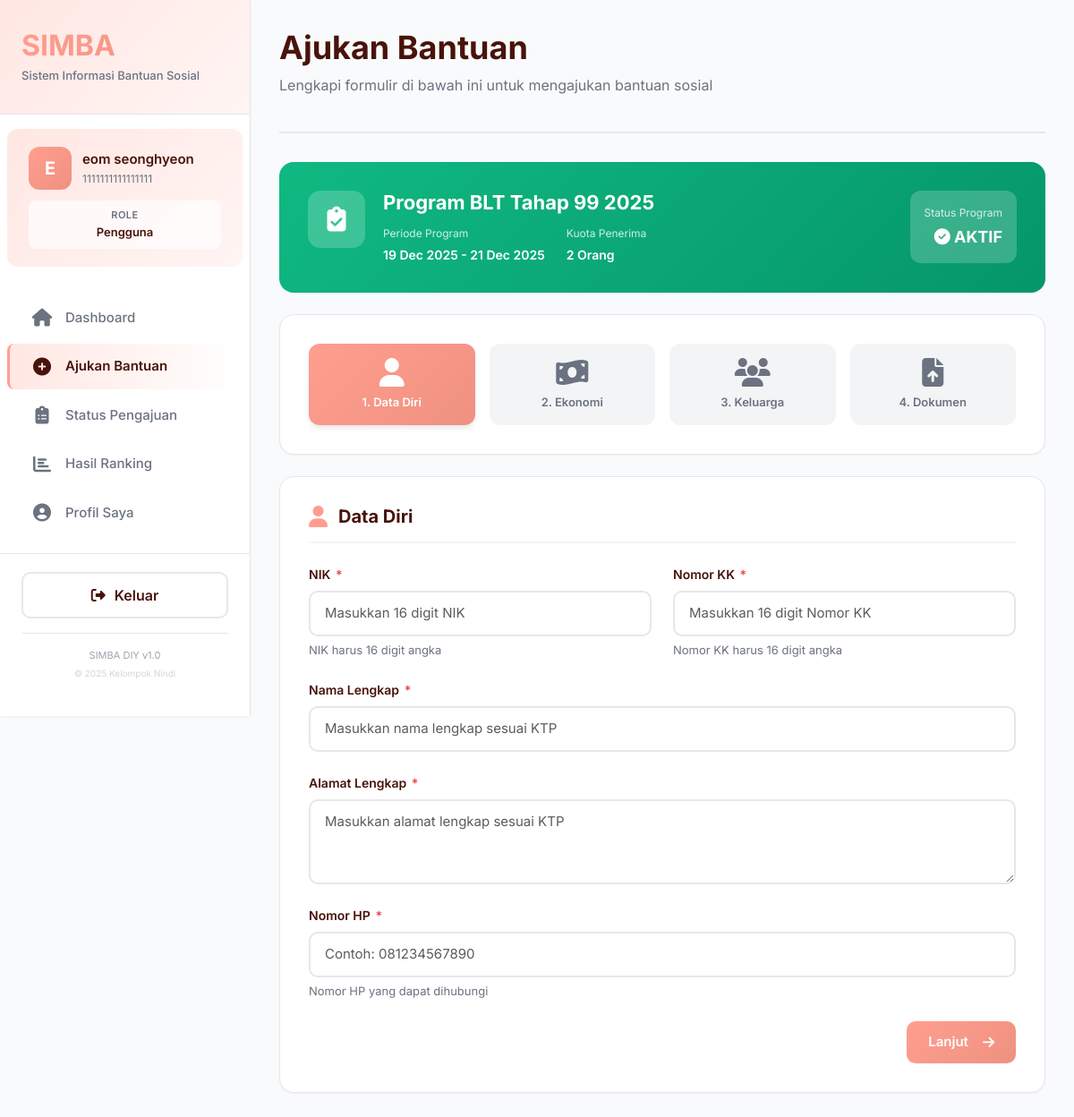
/user/apply.php (signed in), run on the app's committed database.
### tables this page shows
CREATE TABLE `user` (
  `id` int(11) NOT NULL,
  `nama` varchar(255) NOT NULL COMMENT 'Nama lengkap pengguna',
  `nik` char(16) NOT NULL COMMENT 'NIK 16 digit',
  `password` varchar(255) NOT NULL COMMENT 'Password terenkripsi',
  `role` enum('admin','user') NOT NULL DEFAULT 'user' COMMENT 'Role pengguna',
  `created_at` timestamp NOT NULL DEFAULT current_timestamp() COMMENT 'Tanggal registrasi'
);

CREATE TABLE `program_bantuan` (
  `id` int(11) NOT NULL,
  `nama_program` varchar(255) NOT NULL COMMENT 'Nama program bantuan',
  `deskripsi` text DEFAULT NULL COMMENT 'Deskripsi program',
  `kuota` int(11) NOT NULL COMMENT 'Jumlah penerima',
  `tanggal_mulai` date NOT NULL COMMENT 'Tanggal mulai program',
  `tanggal_selesai` date NOT NULL COMMENT 'Tanggal selesai program',
  `status` enum('Aktif','Tutup') NOT NULL DEFAULT 'Aktif' COMMENT 'Status program',
  `created_at` timestamp NOT NULL DEFAULT current_timestamp(),
  `updated_at` timestamp NOT NULL DEFAULT current_timestamp() ON UPDATE current_timestamp()
);

### functions/program.php (called while the page is built, shortened)
<?php
function getActiveProgram()
{
    $connection = getConnection();
    $query = "SELECT * FROM program_bantuan WHERE status = 'Aktif' ORDER BY tanggal_mulai DESC LIMIT 1";
    $result = $connection->query($query);
    return $result->fetch_assoc();
}

### user/apply.php (the view, shortened to what this page needs)
<?php
require_once(__DIR__ . "/../functions/program.php");
$activeProgram = getActiveProgram();
?>
<!DOCTYPE html>
<html lang="id">
<head>
    <link rel="stylesheet" href="https://cdnjs.cloudflare.com/ajax/libs/font-awesome/6.5.2/css/all.min.css">
    <link href="https://cdn.jsdelivr.net/npm/bootstrap@5.3.5/dist/css/bootstrap.min.css" rel="stylesheet">
    <link rel="stylesheet" href="../css/style.css">
</head>
<body>
    <div class="dashboard-wrapper">
        <?php include('../templates/user_sidebar.php'); ?>
        <div class="main-content">
            <div class="page-header">
                <h1 class="page-title">Ajukan Bantuan</h1>
                <p class="page-subtitle">Lengkapi formulir di bawah ini untuk mengajukan bantuan sosial</p>
            </div>
            <?php if ($activeProgram): ?>
                <div class="form-card"
                    style="background: linear-gradient(135deg, #10b981 0%, #059669 100%); border: none; color: white;">
                    <div class="row align-items-center">
                        <div class="col-lg-8">
                            <div style="display: flex; align-items: start; gap: 20px;">
                                <div
                                    style="width: 64px; height: 64px; background: rgba(255, 255, 255, 0.2); border-radius: 14px; display: flex; align-items: center; justify-content: center; font-size: 28px; flex-shrink: 0;">
                                    <i class="fas fa-clipboard-check"></i>
                                </div>
                                <div>
                                    <h3 style="font-size: 22px; font-weight: 700; margin-bottom: 8px;">
                                        <?php echo htmlspecialchars($activeProgram['nama_program']); ?>
                                    </h3>
                                    <div style="display: flex; gap: 24px; flex-wrap: wrap; margin-top: 12px;">
                                        <div>
                                            <div style="font-size: 12px; opacity: 0.8; margin-bottom: 4px;">Periode Program
                                            </div>
                                            <div style="font-size: 14px; font-weight: 600;">
                                                <?php echo date('d M Y', strtotime($activeProgram['tanggal_mulai'])); ?> -
                                                <?php echo date('d M Y', strtotime($activeProgram['tanggal_selesai'])); ?>
                                            </div>
                                        </div>
                                        <div>
                                            <div style="font-size: 12px; opacity: 0.8; margin-bottom: 4px;">Kuota Penerima
                                            </div>
                                            <div style="font-size: 14px; font-weight: 600;">
                                                <?php echo $activeProgram['kuota']; ?> Orang
                                            </div>
                                        </div>
                                    </div>
                                </div>
                            </div>
                        </div>
                        <div class="col-lg-4" style="text-align: right;">
                            <div
                                style="background: rgba(255, 255, 255, 0.2); padding: 16px; border-radius: 12px; display: inline-block;">
                                <div style="font-size: 12px; opacity: 0.8; margin-bottom: 4px;">Status Program</div>
                                <div style="font-size: 18px; font-weight: 700;">
                                    <i class="fas fa-check-circle"></i> AKTIF
                                </div>
                            </div>
                        </div>
                    </div>
                </div>
            <?php endif; ?>
            <?php if (!$activeProgram): ?>
                <div class="form-card">
                    <div class="empty-state">
                        <div class="empty-state-icon">
                            <i class="fas fa-exclamation-triangle"></i>
                        </div>
                        <div class="empty-state-title">Tidak Ada Program Aktif</div>
                        <div class="empty-state-description">
                            Saat ini belum ada program bantuan yang dibuka. Silakan kembali lagi nanti atau hubungi admin
                            untuk informasi lebih lanjut.
                        </div>
                        <a href="index.php" class="btn btn-primary" style="margin-top: 24px;">
                            <i class="fas fa-arrow-left"></i> Kembali ke Dashboard
                        </a>
                    </div>
                </div>
            <?php else: ?>
                <div class="form-card mb-4">
                    <div class="row g-3">
                        <div class="col-md-3 col-6">
                            <div class="step-indicator active" id="indicator-1">
                                <i class="fas fa-user"></i>
                                <div style="font-size: 13px; font-weight: 600;">1. Data Diri</div>
                            </div>
                        </div>
                        <div class="col-md-3 col-6">
                            <div class="step-indicator" id="indicator-2">
                                <i class="fas fa-money-bill-wave"></i>
                                <div style="font-size: 13px; font-weight: 600;">2. Ekonomi</div>
                            </div>
                        </div>
                        <div class="col-md-3 col-6">
                            <div class="step-indicator" id="indicator-3">
                                <i class="fas fa-users"></i>
                                <div style="font-size: 13px; font-weight: 600;">3. Keluarga</div>
                            </div>
                        </div>
                        <div class="col-md-3 col-6">
                            <div class="step-indicator" id="indicator-4">
                                <i class="fas fa-file-upload"></i>
                                <div style="font-size: 13px; font-weight: 600;">4. Dokumen</div>
                            </div>
                        </div>
                    </div>
                </div>
                <form method="POST" enctype="multipart/form-data" id="pengajuanForm">
                    <div class="step-content active" id="step-1">
                        <div class="form-card">
                            <h2 class="form-section-title">
                                <i class="fas fa-user"></i> Data Diri
                            </h2>
                            <div class="row">
                                <div class="col-md-6">
                                    <div class="form-group">
                                        <label class="form-label">NIK <span class="required">*</span></label>
                                        <input type="text" name="nik" class="form-control" required maxlength="16"
                                            pattern="[0-9]{16}" placeholder="Masukkan 16 digit NIK">
                                        <small class="form-text">NIK harus 16 digit angka</small>
                                    </div>
                                </div>
                                <div class="col-md-6">
                                    <div class="form-group">
                                        <label class="form-label">Nomor KK <span class="required">*</span></label>
                                        <input type="text" name="no_kk" class="form-control" required maxlength="16"
                                            pattern="[0-9]{16}" placeholder="Masukkan 16 digit Nomor KK">
                                        <small class="form-text">Nomor KK harus 16 digit angka</small>
                                    </div>
                                </div>
                            </div>
                            <div class="form-group">
                                <label class="form-label">Nama Lengkap <span class="required">*</span></label>
                                <input type="text" name="nama_lengkap" class="form-control" required
                                    placeholder="Masukkan nama lengkap sesuai KTP">
                            </div>
                            <div class="form-group">
                                <label class="form-label">Alamat Lengkap <span class="required">*</span></label>
                                <textarea name="alamat" class="form-control" rows="3" required
                                    placeholder="Masukkan alamat lengkap sesuai KTP"></textarea>
                            </div>
                            <div class="form-group">
                                <label class="form-label">Nomor HP <span class="required">*</span></label>
                                <input type="text" name="no_hp" class="form-control" required pattern="[0-9]{10,13}"
                                    autofocus placeholder="Contoh: 081234567890">
                                <small class="form-text">Nomor HP yang dapat dihubungi</small>
                            </div>
                            <div class="d-flex justify-content-end mt-4">
                                <button type="button" class="btn btn-primary" onclick="nextStep(2)">
                                    Lanjut <i class="fas fa-arrow-right ms-2"></i>
                                </button>
                            </div>
                        </div>
                    </div>
                </form>
            <?php endif; ?>
        </div>
    </div>
</body>
</html>

### templates/user_sidebar.php
<?php
$current_page = basename($_SERVER['PHP_SELF']);
$connection = getConnection();
$id_user = $_SESSION['id'];
$userData = $connection->query("SELECT nama, nik FROM user WHERE id = '$id_user'")->fetch_assoc();
?>
<div class="sidebar">
    <div class="sidebar-logo">
        <h2>SIMBA</h2>
        <p style="font-size: 13px; color: #6b7280; margin: 5px 0 0 0; font-weight: 500;">Sistem Informasi Bantuan Sosial</p>
    </div>
    <div style="padding: 20px 24px; background: linear-gradient(135deg, var(--color-secondary) 0%, var(--color-background) 100%); margin: 16px 8px; border-radius: 12px;">
        <div style="display: flex; align-items: center; gap: 12px; margin-bottom: 12px;">
            <div style="width: 48px; height: 48px; background: linear-gradient(135deg, var(--color-primary) 0%, var(--color-btn-bg) 100%); border-radius: 12px; display: flex; align-items: center; justify-content: center; color: white; font-size: 20px; font-weight: 700; flex-shrink: 0;">
                <?php echo strtoupper(substr($userData['nama'], 0, 1)); ?>
            </div>
            <div style="flex: 1; min-width: 0;">
                <div style="font-size: 15px; font-weight: 600; color: var(--color-text); margin-bottom: 2px; white-space: nowrap; overflow: hidden; text-overflow: ellipsis;">
                    <?php echo htmlspecialchars($userData['nama']); ?>
                </div>
                <div style="font-size: 12px; color: #6b7280;">
                    <?php echo htmlspecialchars($userData['nik']); ?>
                </div>
            </div>
        </div>
        <div style="padding: 8px 12px; background-color: rgba(255, 255, 255, 0.7); border-radius: 8px; text-align: center;">
            <div style="font-size: 11px; color: #6b7280; text-transform: uppercase; letter-spacing: 0.5px; font-weight: 600; margin-bottom: 2px;">Role</div>
            <div style="font-size: 13px; font-weight: 600; color: var(--color-text);">Pengguna</div>
        </div>
    </div>
    <ul class="sidebar-menu">
        <li>
            <a href="index.php" class="<?php echo $current_page == 'index.php' ? 'active' : ''; ?>">
                <i class="fas fa-home"></i>
                <span>Dashboard</span>
            </a>
        </li>
        <li>
            <a href="apply.php" class="<?php echo $current_page == 'apply.php' ? 'active' : ''; ?>">
                <i class="fas fa-plus-circle"></i>
                <span>Ajukan Bantuan</span>
            </a>
        </li>
        <li>
            <a href="submission_status.php" class="<?php echo $current_page == 'submission_status.php' ? 'active' : ''; ?>">
                <i class="fas fa-clipboard-list"></i>
                <span>Status Pengajuan</span>
            </a>
        </li>
        <li>
            <a href="ranking.php" class="<?php echo $current_page == 'ranking.php' ? 'active' : ''; ?>">
                <i class="fas fa-chart-bar"></i>
                <span>Hasil Ranking</span>
            </a>
        </li>
        <li>
            <a href="profile.php" class="<?php echo $current_page == 'profile.php' ? 'active' : ''; ?>">
                <i class="fas fa-user-circle"></i>
                <span>Profil Saya</span>
            </a>
        </li>
    </ul>
    <div class="sidebar-footer">
        <form action="../auth/logout.php" method="POST" style="margin: 0;">
            <button type="submit" class="btn-logout">
                <i class="fas fa-sign-out-alt"></i>
                <span>Keluar</span>
            </button>
        </form>
        <div style="margin-top: 16px; padding-top: 16px; border-top: 1px solid #e5e7eb; text-align: center;">
            <p style="font-size: 11px; color: #9ca3af; margin: 0;">SIMBA DIY v1.0</p>
            <p style="font-size: 10px; color: #d1d5db; margin: 4px 0 0 0;">© 2025 Kelompok Nindi</p>
        </div>
    </div>
</div>

### data on the page
user: nama "E", nama "eom seonghyeon", nik "1111111111111111"
program_bantuan: nama_program "Program BLT Tahap 99 2025", tanggal_mulai "19 Dec 2025", tanggal_selesai "21 Dec 2025", kuota "2"
